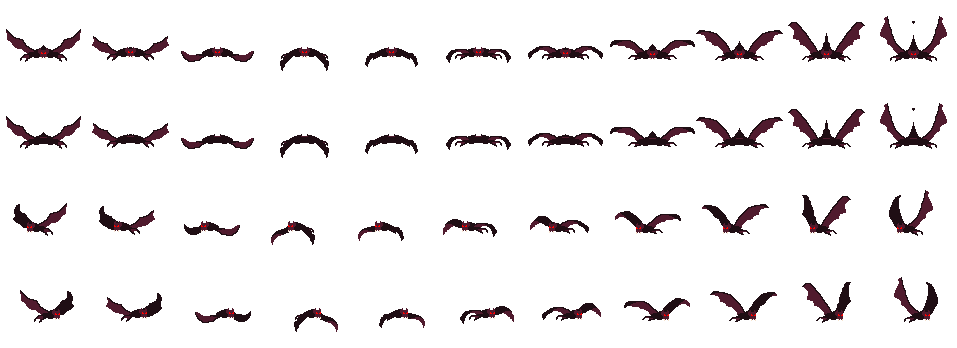
#> input picture tools/vampir_bat_kaynak/bat_fly.png, 957 x 348 px
$ python gen_vampir_bat_form.py vampir_bat_kaynak/bat_fly.png
#> lines starting #> are read from the running program, lines starting #| are printed output that depends on the picture
#!/usr/bin/env python3
"""Nox (Vampir Cocuk, roster 13) E yetenegi (Yarasa Formu) - buyuk yarasa gorunumu, KULLANICININ HAZIR SAYFASINDAN.

Kullanici istegi (2026-11-16): "Nox'un yarasa donusum skilindeki yarasa formunu bununla degistir." + bat_fly.png.
Eskiden bu betik yarasayi kodla ciziyordu (2026-09-24 tasarimi, 4 yon x 4 kare; git gecmisinde). Artik kaynak:
  tools/vampir_bat_kaynak/bat_fly.png  (957x348, 87x87 hucre, 11 sutun = tek kanat cirpma dongusu, 4 renk, 1:1 piksel)
  satir 1 = onden (gozler/disler gorunur) -> down
  satir 2 = arkadan (goz yok)            -> up
  satir 3 = sola bakan                   -> left
  satir 4 = saga bakan (satir 3'un aynasi) -> right
Cikti: assets/characters/vampir/bat_sheet.png - 96x112 hucre (eskisiyle AYNI tuval: karakterin anim.offset'i,
BAT_FORM_SCALE_MULT ve havada durma yuksekligi degismez), satirlar DIR_ROWS sirasinda (down, left, right, up),
11 sutun. Klip adlari (bat_<yon>) degismez - uzak oyuncular bu adi taniyor (vampir_math.gd is_bat_anim).
--tres: vampir_frames.tres'teki bat_<yon> AtlasTexture'larini + kliplerini yeni kare sayisina gore yeniden yazar
(import_character_sheets.py'yi tum karakterlerde yeniden kosmadan; o betik sit_/ride_ kliplerini bilmiyor).
Boyama: varsayilan Nox renkleri + 1 px kontur (kullanici prototip C'yi secti, paint_nox_cell); --orijinal = bat_fly.png renkleri.
Kullanim: python tools/gen_vampir_bat_form.py [--tres] [--orijinal]
"""
import os
import re
import sys

from PIL import Image

ROOT = os.path.dirname(os.path.dirname(os.path.abspath(__file__)))
SRC_PATH = os.path.join(ROOT, "tools", "vampir_bat_kaynak", "bat_fly.png")
OUT_PATH = os.path.join(ROOT, "assets", "characters", "vampir", "bat_sheet.png")
TRES_PATH = os.path.join(ROOT, "assets", "characters", "vampir_frames.tres")
SRC_CELL = 87
CELL_W, CELL_H = 96, 112
FRAMES = 11
FPS = 18.0  # 11 kare -> ~0.6 sn'lik bir kanat cirpma (eskisi 4 kare @10)
## Kaynak hucrenin (87x87) 96x112 hucredeki yeri: yatay ortalanir (yarasanin ekseni x=48), govde/bas eski karelerin
## govde satirina (~y 50) gelecek kadar asagi.
OFF_X, OFF_Y = 5, 2
DIR_ROWS = [("down", 0), ("left", 1), ("right", 2), ("up", 3)]  # import_character_sheets.py DIR_ROWS ile ayni
SRC_ROW = {"down": 0, "up": 1, "left": 2, "right": 3}


## Kaynak sayfa DEGISTIRILMEZ; temizlik yuklerken uygulanir (kullanici 2026-11-16: "fazladan pixeller var bunlari kaldir,
## yukari ve asagiyi biraz guzellestir"). Onden/arkadan (satir 1-2) kanatlar kalkikken (kare 1, 8-11) kafanin ustunden
## gittikce uzayan koyu bir "diken" cikiyordu (kare 11'de ucu kopuk 7 px'lik nokta). Bu karelerde kafa, kanatlar
## asagidayken (kare 2-7) cizilen kafanin aynisi: kulak satiri = goz satiri - 4, kulaklar x 40 / 46, aralarinda 3 px tepe.
## Kulak satirinin ustundeki orta bant (x 36-50) silinir, kulak satiri bu desene cekilir; kare 2-7'de islem etkisizdir.
EYE_RGB = (255, 0, 0)
DARK = (31, 14, 20, 255)
MEM = (80, 27, 46, 255)
CLEAR = (0, 0, 0, 0)
HEAD_BAND = range(36, 51)


def fix_head_spike(src: Image.Image) -> int:
    px = src.load()
    changed = 0
    for c in range(FRAMES):
        x0 = c * SRC_CELL
        eye_rows = [y for y in range(SRC_CELL) for x in HEAD_BAND if px[x0 + x, y][3] and px[x0 + x, y][:3] == EYE_RGB]
        ear = min(eye_rows) - 4
        assert px[x0 + 40, ear] == MEM and px[x0 + 46, ear] == MEM, f"kare {c + 1}: kulak satiri beklenen yerde degil"
        for sr, ear_col in ((0, MEM), (1, DARK)):  # 0 = onden (kulak ici kizil), 1 = arkadan (kulak koyu)
            y0 = sr * SRC_CELL
            want = {(x, y): CLEAR for y in range(ear) for x in HEAD_BAND}
            want.update({(40, ear): ear_col, (41, ear): CLEAR, (42, ear): DARK, (43, ear): DARK, (44, ear): DARK,
                         (45, ear): CLEAR, (46, ear): ear_col})
            for (x, y), col in want.items():
                cur = px[x0 + x, y0 + y]
                if (cur[3] == 0 and col[3] == 0) or cur == col:
                    continue
                px[x0 + x, y0 + y] = col
                changed += 1
    return changed


## NOX RENKLERI (kullanici 2026-11-16 prototip C'yi secti; prototipler tools/proto_20261109/nox_yarasa_proto.py): siluet / kare
## ayni, yalniz boyama. Kanat zari (>= 40 px'lik kizil bilesen) Nox'un pelerin kizilinda, kemige (koyu piksele) uzakliga gore
## duz bantlar (DITHER YOK): kemik dibi / taban / acik + dis kenar parlak kizil. Kucuk kizil bilesenler (yuz, kulak ici) pelerin
## tabani; koyu govde/kemik kurk siyahi, ustu bos olan koyu pikselde serin bir isik. Siluetin cevresinde Nox'un kendi kontur
## renginde 1 px dis kontur (8-komsu). Goz ve disler aynen. --orijinal: kullanicinin kendi renkleri (bu boyama atlanir).
NOX_WING = [(0x41, 0x13, 0x10), (0x5b, 0x16, 0x10), (0x8b, 0x1b, 0x16)]  # kemik dibi (d<=1) / taban (d<=4) / acik
NOX_WING_EDGE = (0xb2, 0x2c, 0x2e)
NOX_FACE = (0x5b, 0x16, 0x10)
NOX_FUR, NOX_FUR_TOP = (0x1d, 0x1d, 0x22), (0x3a, 0x2d, 0x38)
NOX_OUTLINE = (0x17, 0x12, 0x12)
WING_MIN_PX = 40
N4 = ((1, 0), (-1, 0), (0, 1), (0, -1))
N8 = N4 + ((1, 1), (1, -1), (-1, 1), (-1, -1))


def paint_nox_cell(out: Image.Image, x0: int, y0: int) -> None:
    px = out.load()
    kind = {}
    for y in range(CELL_H):
        for x in range(CELL_W):
            p = px[x0 + x, y0 + y]
            if p[3]:
                kind[(x, y)] = "D" if p == DARK else "M" if p == MEM else "?"
    ## Kizil bilesen boyu (4-komsu) -> kanat mi, yuz mu.
    msize = {}
    for p, k in kind.items():
        if k != "M" or p in msize:
            continue
        comp = [p]
        msize[p] = 0
        i = 0
        while i < len(comp):
            x, y = comp[i]
            i += 1
            for dx, dy in N4:
                n = (x + dx, y + dy)
                if n not in msize and kind.get(n) == "M":
                    msize[n] = 0
                    comp.append(n)
        for c in comp:
            msize[c] = len(comp)
    ## Kizil pikselin koyu piksele (kemik/govde) 4-komsu BFS uzakligi.
    dist = {p: 0 for p, k in kind.items() if k == "D"}
    q = list(dist)
    i = 0
    while i < len(q):
        x, y = q[i]
        i += 1
        for dx, dy in N4:
            n = (x + dx, y + dy)
            if n not in dist and kind.get(n) == "M":
                dist[n] = dist[(x, y)] + 1
                q.append(n)

    def put(x: int, y: int, rgb: tuple) -> None:
        px[x0 + x, y0 + y] = rgb + (255,)

    for (x, y), k in kind.items():
        if k == "M" and msize[(x, y)] >= WING_MIN_PX:
            if any((x + dx, y + dy) not in kind for dx, dy in N4):
                put(x, y, NOX_WING_EDGE)
            else:
                d = dist.get((x, y), 99)
                put(x, y, NOX_WING[0] if d <= 1 else NOX_WING[1] if d <= 4 else NOX_WING[2])
        elif k == "M":
            put(x, y, NOX_FACE)
        elif k == "D":
            put(x, y, NOX_FUR_TOP if (x, y - 1) not in kind else NOX_FUR)
    for y in range(CELL_H):
        for x in range(CELL_W):
            if (x, y) not in kind and any((x + dx, y + dy) in kind for dx, dy in N8):
                put(x, y, NOX_OUTLINE)


def build_sheet(nox_colors: bool = True) -> None:
#> called with nox_colors = True
    src = Image.open(SRC_PATH).convert("RGBA")
#> src is the input picture: PIL image 957x348 RGBA; mean R, G, B, A 4.5, 1.7, 2.6, 20.8
    assert src.size == (SRC_CELL * FRAMES, SRC_CELL * 4), src.size
    print(f"kafa dikeni temizligi: {fix_head_spike(src)} piksel")
#> the loop in fix_head_spike, `for c in range(FRAMES):` made 11 passes
#> (eye_rows, ear) on passes 1 to 11: ([52, 52, 53, 53, 53, 53], 48), ([51, 51, 52, 52, 52, 52], 47), ([51, 51, 52, 52, 52, 52], 47), ([51, 51, 52, 52, 52, 52], 47), ([51, 51, 52, 52, 52, 52], 47), ([51, 51, 52, 52, 52, 52], 47), ([52, 52, 53, 53, 53, 53], 48), ([53, 53, 54, 54, 54, 54], 49), ([53, 53, 54, 54, 54, 54], 49), ([53, 53, 54, 54, 54, 54], 49), ([53, 53, 54, 54, 54, 54], 49)
#> after the loop in fix_head_spike, `for c in range(FRAMES):`: changed = 468
#| kafa dikeni temizligi: 468 piksel
    out = Image.new("RGBA", (CELL_W * FRAMES, CELL_H * len(DIR_ROWS)), (0, 0, 0, 0))
#> out: PIL image 1056x448 RGBA; every value is 0
    for d, row in DIR_ROWS:
        sr = SRC_ROW[d]
        for c in range(FRAMES):
            cell = src.crop((c * SRC_CELL, sr * SRC_CELL, (c + 1) * SRC_CELL, (sr + 1) * SRC_CELL))
            out.alpha_composite(cell, (c * CELL_W + OFF_X, row * CELL_H + OFF_Y))
            if nox_colors:
                paint_nox_cell(out, c * CELL_W, row * CELL_H)
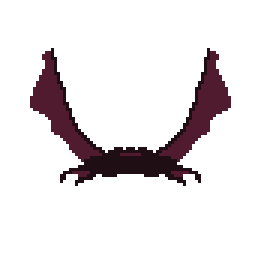
#> cell: PIL image 87x87 RGBA (shown 3 times larger); mean R, G, B, A 7.3, 2.6, 4.3, 31.2; transparent parts drawn white
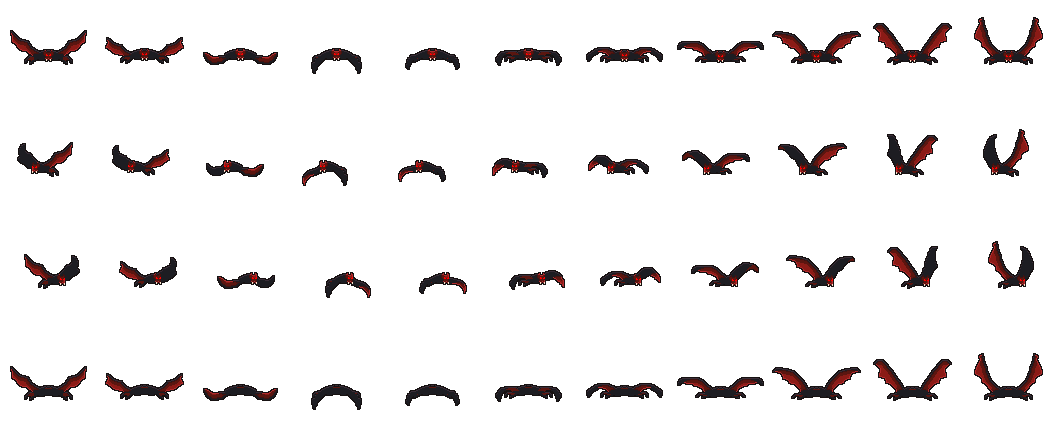
#> out: PIL image 1056x448 RGBA; mean R, G, B, A 4.5, 2.1, 2.2, 20.6; transparent parts drawn white
    out.save(OUT_PATH)
    print(f"yazildi: {OUT_PATH} {out.size} ({'Nox renkleri' if nox_colors else 'orijinal renkler'})")
#| yazildi: assets/characters/vampir/bat_sheet.png (1056, 448) (Nox renkleri)


def patch_tres() -> None:
    with open(TRES_PATH, encoding="utf-8") as f:
        text = f.read()
    m = re.search(r'\[ext_resource type="Texture2D" path="res://assets/characters/vampir/bat_sheet.png" id="([^"]+)"\]', text)
    assert m, "bat_sheet ext_resource yok"
    ext_id = m.group(1)
    ## Eski bat AtlasTexture bloklarini sil.
    block_re = re.compile(r'\[sub_resource type="AtlasTexture" id="AtlasTexture_bat_[a-z]+_\d+"\]\natlas = [^\n]*\nregion = [^\n]*\n\n?')
    old_count = len(block_re.findall(text))
    text = block_re.sub("", text)
    subs = []
    anims = {}
    for d, row in DIR_ROWS:
        refs = []
        for i in range(FRAMES):
            sid = f"AtlasTexture_bat_{d}_{i + 1}"
            subs.append(
                f'[sub_resource type="AtlasTexture" id="{sid}"]\n'
                f'atlas = ExtResource("{ext_id}")\n'
                f"region = Rect2({i * CELL_W}, {row * CELL_H}, {CELL_W}, {CELL_H})\n"
            )
            refs.append(f'{{"duration": 1.0,"texture": SubResource("{sid}")}}')
        anims[d] = f'{{"frames": [{", ".join(refs)}],"loop": true,"name": &"bat_{d}","speed": {FPS}}}'
    ## Yeni bloklari [resource]'tan hemen once ekle.
    idx = text.index("[resource]")
    text = text[:idx] + "\n".join(subs) + "\n" + text[idx:]
    for d, _row in DIR_ROWS:
        clip_re = re.compile(r'\{"frames": \[[^\]]*\],"loop": (?:true|false),"name": &"bat_' + d + r'","speed": [0-9.]+\}')
        assert len(clip_re.findall(text)) == 1, f"bat_{d} klibi bulunamadi"
        text = clip_re.sub(lambda _m, s=anims[d]: s, text)
    n_ext = len(re.findall(r"^\[ext_resource ", text, re.M))
    n_sub = len(re.findall(r"^\[sub_resource ", text, re.M))
    text = re.sub(r"load_steps=\d+", f"load_steps={n_ext + n_sub + 1}", text, count=1)
    with open(TRES_PATH, "w", encoding="utf-8", newline="\n") as f:
        f.write(text)
    print(f"yazildi: {TRES_PATH} (bat karesi {old_count} -> {len(subs)}, load_steps={n_ext + n_sub + 1})")


if __name__ == "__main__":
    build_sheet(nox_colors="--orijinal" not in sys.argv)
    if "--tres" in sys.argv:
        patch_tres()
